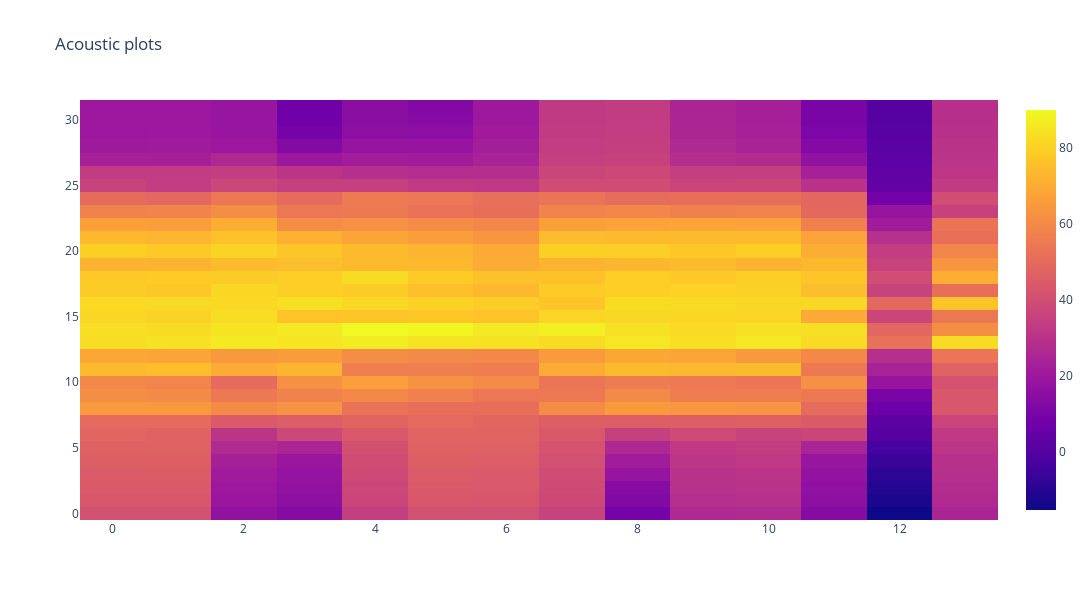

Source (notebook cell):
### Code cell
# Example 2 - Frequency weight - > One Third Octave

#get the signal array and sampling rate
wav_file = 'sample.wav'
sig,fs = sf.read(wav_file)

#Initialize the Sound pressures from the array
sig = SoundPressure().from_array(sig[:,0],fs)

#initialize the processing pipeline modules
v2s = VoltToSPL(mic_sensitivity=0.050)  # Volts to SPL module
oto = OneThirdOctave()  # One Third Octave module
fw = FrequencyWeight(weighting_type='A') # Frequency weighting module


#process the signal sequentially
sig = v2s(sig) # convert volts to SPL
sig = fw(sig) # apply frequency weighting
sig = oto(sig)# apply time weighting



#Visualize resulting signal
visualize_ops(sig) # visualizes the complete processing signal went through
plot_signal(sig) # visualizes the resulting signal(SPL or dB levels)

### Figure 1 — Plotly figure (JSON) as saved in the notebook; plotly's stock layout.template omitted (floating-point values rounded to 4 significant figures; data arrays with more than 128 entries replaced by an {"elided": "..."} marker saying what was removed)
{"data": [{"type": "heatmap", "z": {"elided": "32x14 float values"}}], "layout": {"height": 600, "title": {"text": "Acoustic plots"}, "width": 1600, "xaxis": {"anchor": "y", "domain": [0, 1]}, "yaxis": {"anchor": "x", "domain": [0, 1]}}}
